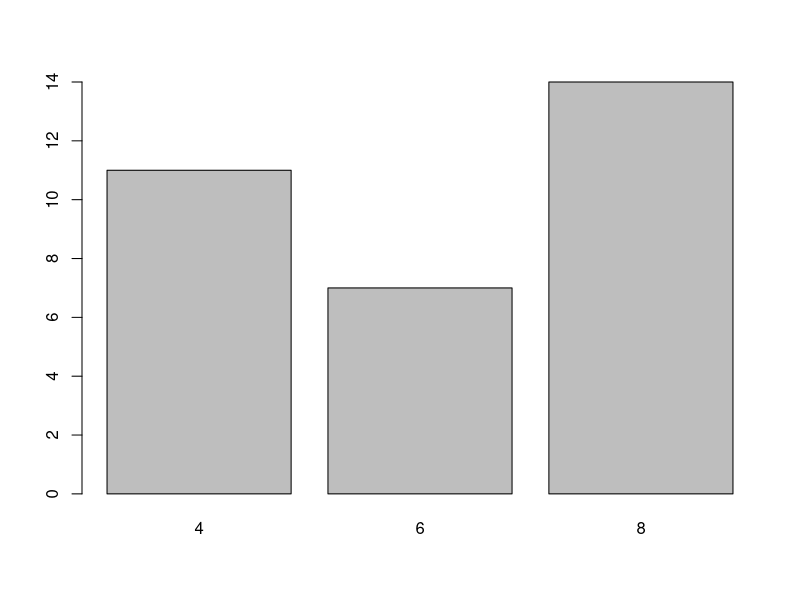
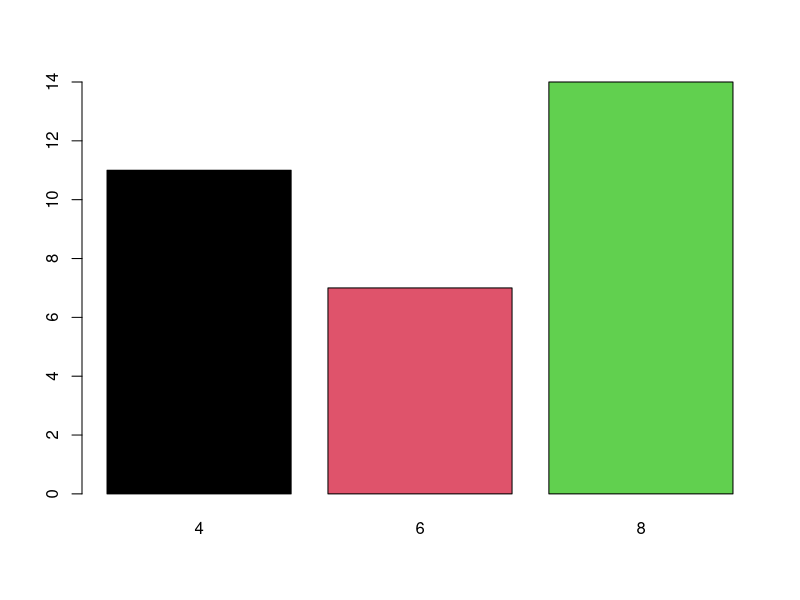
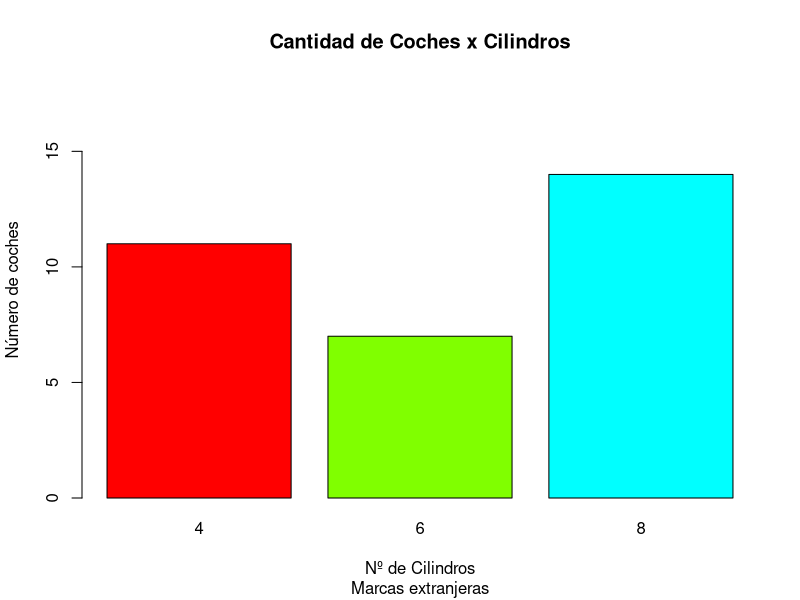
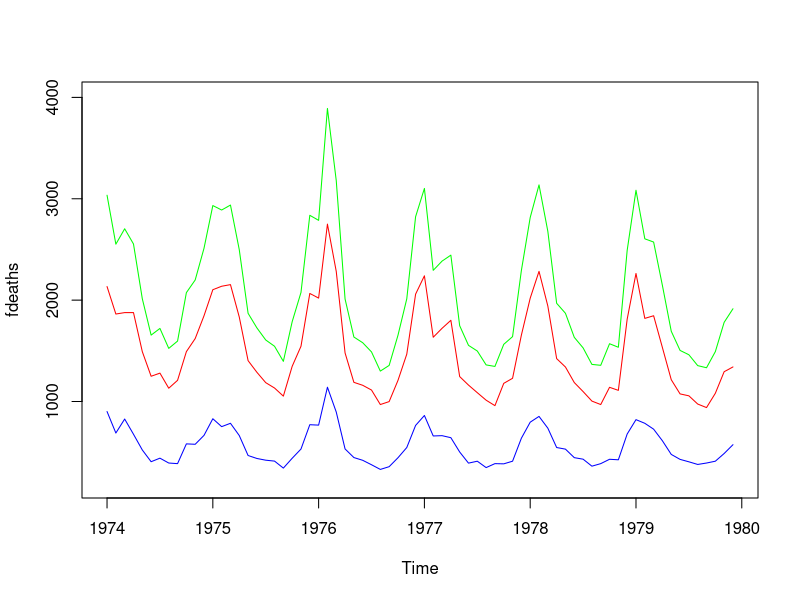
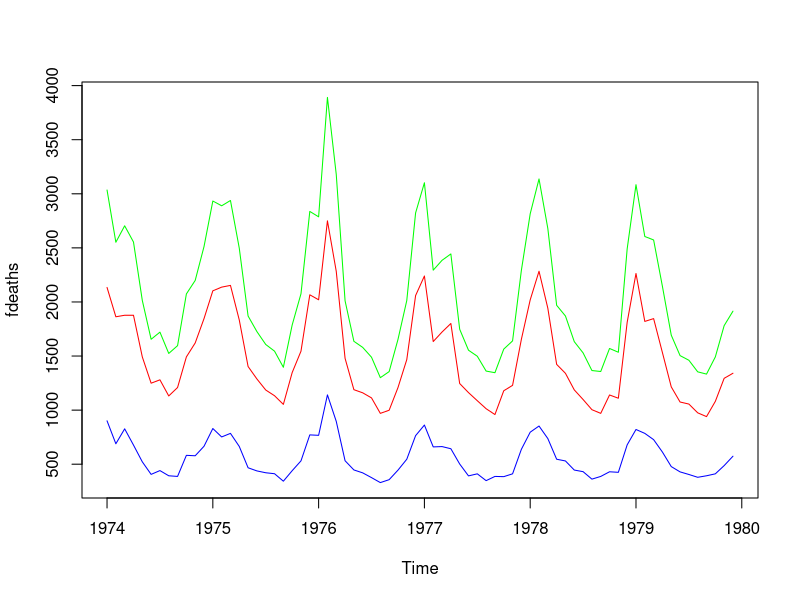
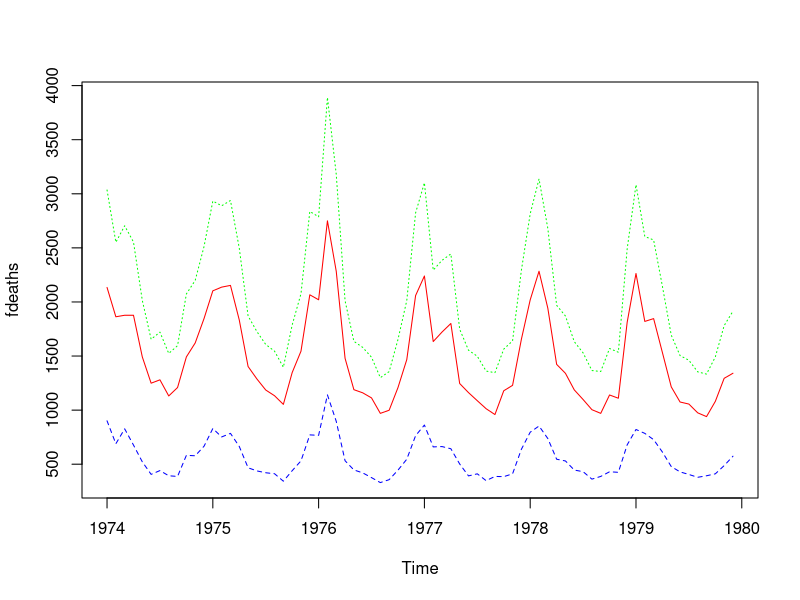
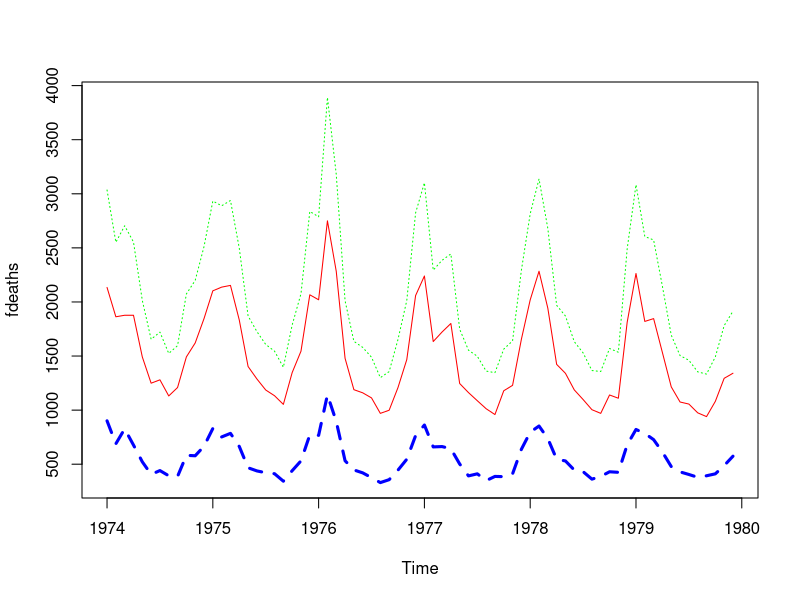
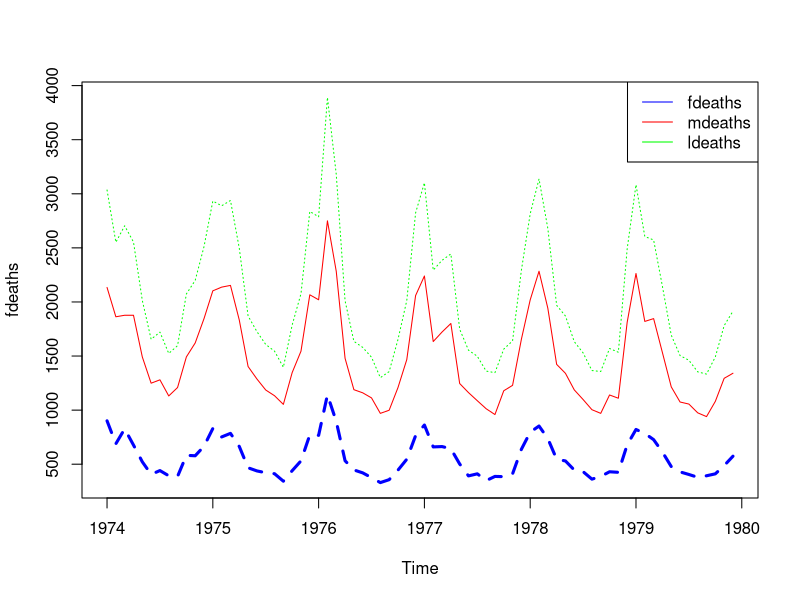

Generate these figures, in order, with R:
# Ejercicio 1
# Haciendo uso del data set mtcars:

# Cargamos el dataset en un dataframe
cars <- datasets::mtcars

# Dibuja un gráfico de barras que represente la cantidad de vehículos que hay
# para los distintos valores de la variable mtcars$cyl.

barplot(table(mtcars$cyl))

# Establece un color para cada una de las barras.

barplot(table(mtcars$cyl), col = palette(rainbow(4)))

# Añade al gráfico un título y un subtítulo.

barplot(table(mtcars$cyl),
  col = palette(rainbow(4)),
  main = "Cantidad de Coches x Cilindros",
  sub = "Marcas extranjeras",
  xlab = "Nº de Cilindros",
  ylab = "Número de coches",
  ylim = c(0, 18)
)

# Ejercicio 2
# Haciendo uso de los datasets mdeaths, ldeaths y fdeaths, realiza un gráfico
# donde:

# Los 3 conjuntos de datos deben quedar representados como un gráfico de líneas.

plot(fdeaths,
  col = "blue",
  ylim = c(200, 4000)
)
lines(mdeaths, col = "red")
lines(ldeaths, col = "green")

# El eje y debe quedar limitado al máximo y el mínimo de los valores.

plot(fdeaths,
  col = "blue",
  ylim = c(
    min(fdeaths, mdeaths, ldeaths),
    max(fdeaths, mdeaths, ldeaths)
  )
)
lines(mdeaths, col = "red")
lines(ldeaths, col = "green")

# Las líneas de mdeaths serán continuas mientras que la de ldeaths y fdeaths
# serán discontinuas.

plot(fdeaths,
  col = "blue",
  type = "l",
  lty = 2,
  ylim = c(
    min(fdeaths, mdeaths, ldeaths),
    max(fdeaths, mdeaths, ldeaths)
  )
)
lines(mdeaths, col = "red", type = "l", lty = 1)
lines(ldeaths, col = "green", type = "l", lty = 3)


# Las líneas de fdeaths deben ser más anchas que las otras dos.

plot(fdeaths,
  col = "blue",
  type = "l",
  lty = 2,
  lwd = 3,
  ylim = c(
    min(fdeaths, mdeaths, ldeaths),
    max(fdeaths, mdeaths, ldeaths)
  )
)
lines(mdeaths, col = "red", type = "l", lty = 1)
lines(ldeaths, col = "green", type = "l", lty = 3)

# Las tres líneas deben tener colores distintos, quedando claro cual es cada una
# en una leyenda.

plot(fdeaths,
  col = "blue",
  type = "l",
  lty = 2,
  lwd = 3,
  ylim = c(
    min(fdeaths, mdeaths, ldeaths),
    max(fdeaths, mdeaths, ldeaths)
  )
)
lines(mdeaths, col = "red", type = "l", lty = 1)
lines(ldeaths, col = "green", type = "l", lty = 3)
legend(
  x = "topright",
  legend = c("fdeaths", "mdeaths", "ldeaths"),
  col = c("blue", "red", "green"),
  lty = 1:1
)

# Por último, cambia el nombre a los ejes x e y.

plot(fdeaths,
  col = "blue",
  type = "l",
  lty = 2,
  lwd = 3,
  xlab = "Años",
  ylab = "Nº de muertes",
  ylim = c(
    min(fdeaths, mdeaths, ldeaths),
    max(fdeaths, mdeaths, ldeaths)
  )
)
lines(mdeaths, col = "red", type = "l", lty = 1)
lines(ldeaths, col = "green", type = "l", lty = 3)
legend(
  x = "topright",
  legend = c("fdeaths", "mdeaths", "ldeaths"),
  col = c("blue", "red", "green"),
  lty = c(2, 1, 3)
)

# Ejercicio 3
# Haciendo uso del dataset precip:

dt <- datasets::precip

# Filtra el dataset quedándote únicamente con los primeros 5 valores.

dt_5 <- dt[1:5]

# Crea un gráfico donde aparezca el nombre de cada ciudad en lugar del valor.

barplot(dt_5)

# Dibuja aquellos nombres cuyo valor sea menor a 20 de color rojo y en cursiva.

barplot(
  subset(
    x = dt_5,
    subset = dt_5 < 20
  ),
  col = "red",
  font = 3
)

# Dibuja aquellos nombres cuyo valor sea mayor a 20 de color azul y en negrita.

barplot(
  subset(
    x = dt_5,
    subset = dt_5 > 20
  ),
  col = "blue",
  font = 2
)

barplot(
  dt_5,
  ylim = c(0, max(dt_5) + 10),
  col = ifelse(dt_5 < 20, "red", ifelse(dt_5 > 20, "blue", "grey")),
  font = 2
)


# Ejercicio 4
# Modifica los gráficos realizados en ejercicio 4  de la tarea presencial del
# 23/01/2023 con lo aprendido hoy

df <- sort(datasets::islands, decreasing = FALSE)
head(df)
dotchart(df[1:15])

# Datos de los descubrimientos científicos del 1860 a 1959
# Gráfico de barras de los descubrimientos posteriores a 1950
df <-
  data.frame(
    Discoveries = as.matrix(datasets::discoveries),
    Date = time(datasets::discoveries)
  )
head(df)
barplot(df$Discoveries[df$Date > 1950],
  names.arg = df$Date[df$Date > 1950],
  col = palette(rainbow(3))
)

df <- datasets::women
head(df)
pie(df$height,
  labels = df$height,
  col = palette(rainbow(5))
)

df <- datasets::cars
head(df)
pairs(df)


df <- datasets::attenu
head(df)
coplot(df$dist ~ df$accel | df$mag)


df <- datasets::ldeaths
head.matrix(df)
hist(
  df,
  xlab = "Muertes",
  ylab = "Frecuencia",
  labels = TRUE,
  ylim = c(0, 30)
)


df <- read.csv(file = "44822.csv", sep = ",", quote = "\"")
colores <- palette(rainbow(12))
head(df)


barplot(
  head(df$T, -1),
  names.arg = head(df$Mes, -1),
  ylab = "Temperatura media",
  col = colores,
  ylim = c(0, 30),
  main = "Temperatura media mensual",
  sub = "Meses",
  beside = TRUE
)

# En este gráfico quiero representar como se distribuyen las precipitaciones
# medias a lo largo del año
pie(
  head(df$R, -1),
  labels = paste0(round(100 * head(df$R, -1) / sum(head(
    df$R, -1
  )), 2), "%"),
  col = colores,
  clockwise = TRUE,
  main = "Distribución de lluvias medias por mes"
)
legend("topleft", legend = head(df$Mes, -1), fill = colores)

# En este gráfico quiero representar la relación entre los datos de temperatura
# media máxima y mínima a lo largo de los meses
pairs(
  data.frame(TM = head(df$TM, -1), tm = head(df$Tm, -1)),
  labels = c("Temperatura media máxima", "Temperatura media mínima")
)

# Gráfico bivariado para ver la relación entre las temperaturas máximas y
# mímimas medias para cada mes del año en base a la temperatura media
coplot(
  head(df$TM, -1) ~ head(df$Tm, -1) |
    head(df$T, -1),
  ylab = "Temperatura media máxima",
  xlab = c("Temperatura media mínima", "Temperatura media"),
  col = colores
)
